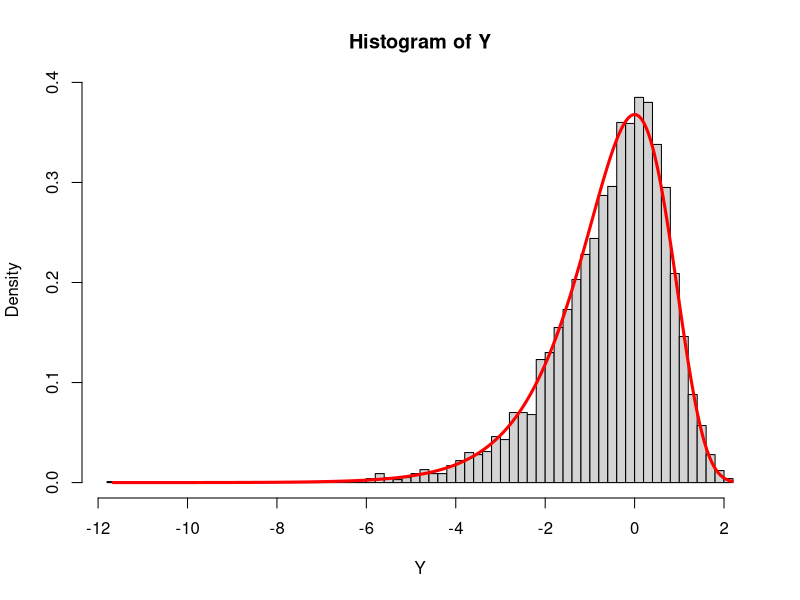

Write the R code that produced this figure.
## ---- chunk 1
#| fig-align: center
set.seed(20)
X <- rgamma(5000, shape = 1, rate = 1)
Y <- log(X)
hist(Y, breaks = "Scott", freq = FALSE)
curve(exp(x - exp(x)), from = min(Y), to = max(Y), n = 1000, 
      col = "red", lwd = 3, add = TRUE)
